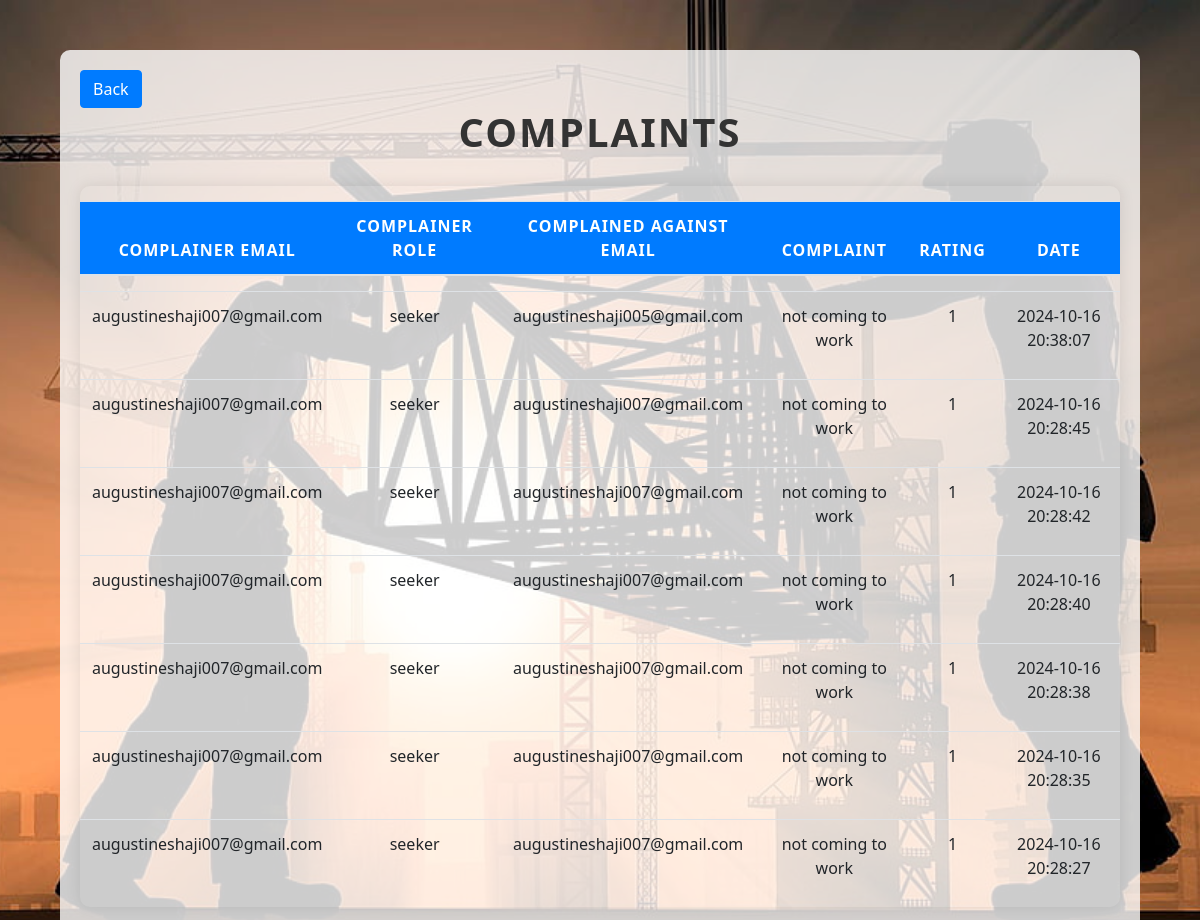
Page /admin_view_reviews.php on the earlier database version.
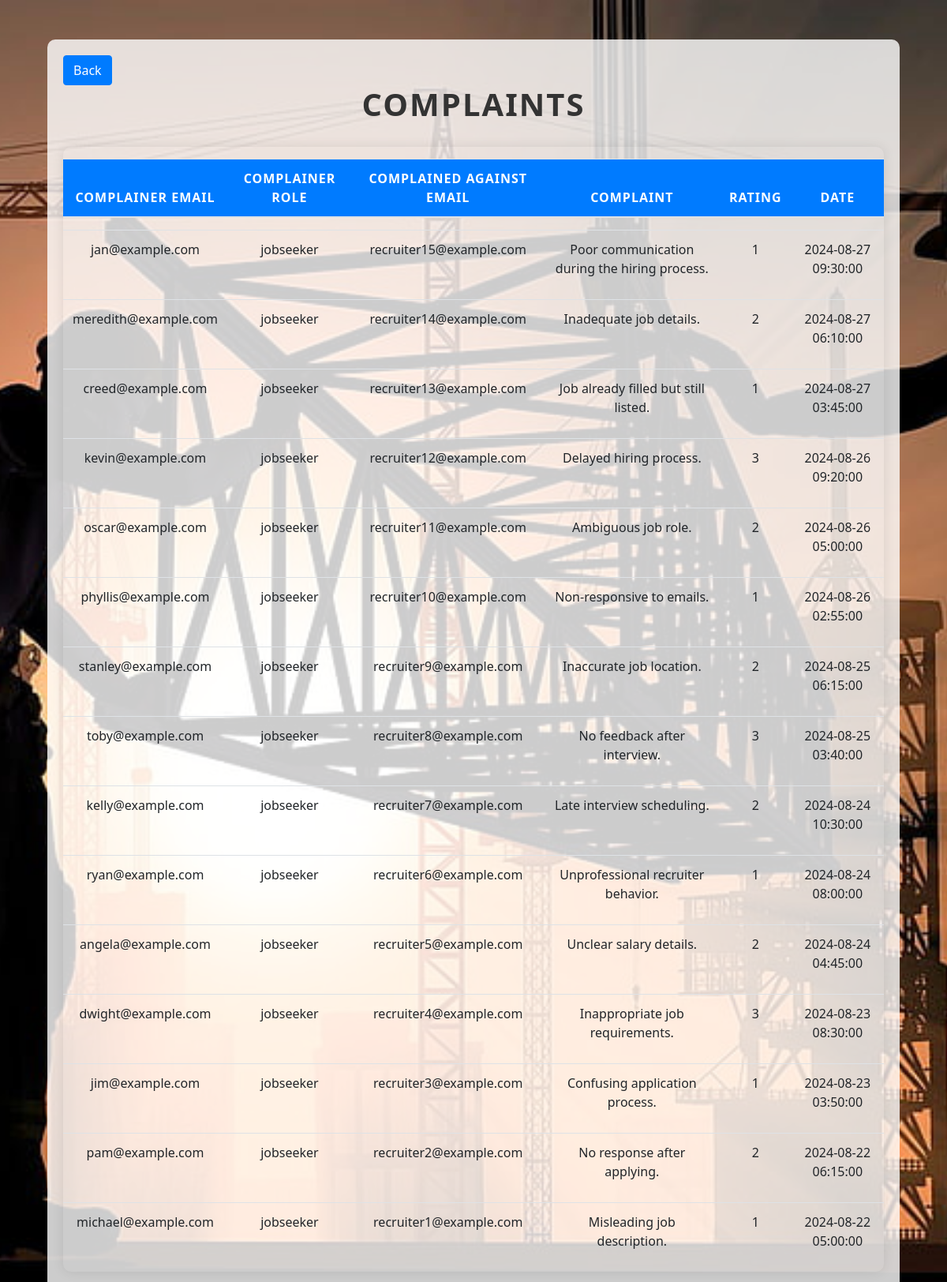
Same page on the later database version.
### tables this page shows
CREATE TABLE `complaints` (
  `id` int(11) NOT NULL,
  `complainer_email` varchar(255) DEFAULT NULL,
  `complainer_role` varchar(50) DEFAULT NULL,
  `complained_against_email` varchar(255) DEFAULT NULL,
  `complaint` text DEFAULT NULL,
  `rating` int(11) DEFAULT NULL,
  `created_at` timestamp NOT NULL DEFAULT current_timestamp()
);

### admin_view_reviews.php (the view, shortened to what this page needs)
<?php
include('connection.php');
?>
<!DOCTYPE html>
<html lang="en">
<head>
    <link rel="stylesheet" href="https://cdn.jsdelivr.net/npm/bootstrap@4.0.0/dist/css/bootstrap.min.css">
</head>
<body>
<div class="container">
    <button class="btn btn-primary back-button" onclick="history.back()">Back</button>
    <h2>Complaints</h2>
    <table class="table">
        <thead>
        <tr>
            <th scope="col">Complainer Email</th>
            <th scope="col">Complainer Role</th>
            <th scope="col">Complained Against Email</th>
            <th scope="col">Complaint</th>
            <th scope="col">Rating</th>
            <th scope="col">Date</th>
        </tr>
        </thead>
        <tbody>
        <?php
        function getOneStarCount($email, $con) {
            $sql = "SELECT COUNT(*) as one_star_count FROM complaints WHERE complained_against_email = '$email' AND rating = 1";
            $result = mysqli_query($con, $sql);
            return mysqli_fetch_assoc($result)['one_star_count'];
        }
        $sql = "SELECT * FROM complaints ORDER BY created_at DESC";
        $result = mysqli_query($con, $sql);
        if ($result && mysqli_num_rows($result) > 0) {
            while ($row = mysqli_fetch_assoc($result)) {
                $complained_email = $row['complained_against_email'];
                $one_star_count = getOneStarCount($complained_email, $con);
                $highlight_class = '';
                echo '<tr class="' . $highlight_class . '">';
                echo '<td>'.$row['complainer_email'].'</td>';
                echo '<td>'.$row['complainer_role'].'</td>';
                echo '<td>'.$row['complained_against_email'].'</td>';
                echo '<td>'.$row['complaint'].'</td>';
                echo '<td>'.$row['rating'].'</td>';
                echo '<td>'.$row['created_at'].'</td>';
                echo '</tr>';
            }
        } else {
            echo '<tr><td colspan="6">No complaints found.</td></tr>';
        }
        ?>
        </tbody>
    </table>
</div>
</body>
</html>

### admin_view_reviews.php (style rules this page uses)
body { background: url('desktop-wallpaper-construction-worker-construction-work - Copy.jpg') no-repeat center center fixed; background-size: cover; font-family: 'Segoe UI', Tahoma, Geneva, Verdana, sans-serif; margin: 0; padding: 0; }
.container { margin-top: 50px; max-width: 90%; background-color: rgba(255, 255, 255, 0.8); padding: 20px; border-radius: 10px; margin-bottom: 20px; }
h2 { text-align: center; margin-bottom: 30px; color: #333; font-weight: bold; font-size: 2.5rem; text-transform: uppercase; letter-spacing: 2px; }
table { width: 100%; border-collapse: separate; border-spacing: 0 15px; background-color: #ffffff; border-radius: 10px; box-shadow: 0 0 15px rgba(0, 0, 0, 0.1); overflow: hidden; }
th { background-color: #007bff; color: #ffffff; text-transform: uppercase; letter-spacing: 1px; padding: 15px; }
td, th { text-align: center; padding: 15px; }
tr { transition: background-color 0.3s ease; }

Differences in the rows shown:
removed complaints: complainer_email "augustineshaji007@gmail.com", complainer_role "seeker", complained_against_email "augustineshaji005@gmail.com", complaint "not coming to work", rating "1", created_at "2024-10-16 20:38:07"
removed complaints: complainer_email "augustineshaji007@gmail.com", complainer_role "seeker", complained_against_email "augustineshaji007@gmail.com", complaint "not coming to work", rating "1", created_at "2024-10-16 20:28:40"
removed complaints: complainer_email "augustineshaji007@gmail.com", complainer_role "seeker", complained_against_email "augustineshaji007@gmail.com", complaint "not coming to work", rating "1", created_at "2024-10-16 20:28:38"
removed complaints: complainer_email "augustineshaji007@gmail.com", complainer_role "seeker", complained_against_email "augustineshaji007@gmail.com", complaint "not coming to work", rating "1", created_at "2024-10-16 20:28:35"
removed complaints: complainer_email "augustineshaji007@gmail.com", complainer_role "seeker", complained_against_email "augustineshaji007@gmail.com", complaint "not coming to work", rating "1", created_at "2024-10-16 20:28:27"
added complaints: complainer_email "jan@example.com", complainer_role "jobseeker", complained_against_email "recruiter15@example.com", complaint "Poor communication during the hiring process.", rating "1", created_at "2024-08-27 09:30:00"
added complaints: complainer_email "meredith@example.com", complainer_role "jobseeker", complained_against_email "recruiter14@example.com", complaint "Inadequate job details.", rating "2", created_at "2024-08-27 06:10:00"
added complaints: complainer_email "creed@example.com", complainer_role "jobseeker", complained_against_email "recruiter13@example.com", complaint "Job already filled but still listed.", rating "1", created_at "2024-08-27 03:45:00"
added complaints: complainer_email "kevin@example.com", complainer_role "jobseeker", complained_against_email "recruiter12@example.com", complaint "Delayed hiring process.", rating "3", created_at "2024-08-26 09:20:00"
added complaints: complainer_email "oscar@example.com", complainer_role "jobseeker", complained_against_email "recruiter11@example.com", complaint "Ambiguous job role.", rating "2", created_at "2024-08-26 05:00:00"
added complaints: complainer_email "phyllis@example.com", complainer_role "jobseeker", complained_against_email "recruiter10@example.com", complaint "Non-responsive to emails.", rating "1", created_at "2024-08-26 02:55:00"
added complaints: complainer_email "stanley@example.com", complainer_role "jobseeker", complained_against_email "recruiter9@example.com", complaint "Inaccurate job location.", rating "2", created_at "2024-08-25 06:15:00"
added complaints: complainer_email "toby@example.com", complainer_role "jobseeker", complained_against_email "recruiter8@example.com", complaint "No feedback after interview.", rating "3", created_at "2024-08-25 03:40:00"
added complaints: complainer_email "kelly@example.com", complainer_role "jobseeker", complained_against_email "recruiter7@example.com", complaint "Late interview scheduling.", rating "2", created_at "2024-08-24 10:30:00"
changed complaints: complainer_email "augustineshaji007@gmail.com" → "ryan@example.com"; complainer_role "seeker" → "jobseeker"; complained_against_email "augustineshaji007@gmail.com" → "recruiter6@example.com"; complaint "not coming to work" → "Unprofessional recruiter behavior."; created_at "2024-10-16 20:28:45" → "2024-08-24 08:00:00"
changed complaints: complainer_email "augustineshaji007@gmail.com" → "angela@example.com"; complainer_role "seeker" → "jobseeker"; complained_against_email "augustineshaji007@gmail.com" → "recruiter5@example.com"; complaint "not coming to work" → "Unclear salary details."; rating "1" → "2"; created_at "2024-10-16 20:28:42" → "2024-08-24 04:45:00"
added complaints: complainer_email "dwight@example.com", complainer_role "jobseeker", complained_against_email "recruiter4@example.com", complaint "Inappropriate job requirements.", rating "3", created_at "2024-08-23 08:30:00"
added complaints: complainer_email "jim@example.com", complainer_role "jobseeker", complained_against_email "recruiter3@example.com", complaint "Confusing application process.", rating "1", created_at "2024-08-23 03:50:00"
added complaints: complainer_email "pam@example.com", complainer_role "jobseeker", complained_against_email "recruiter2@example.com", complaint "No response after applying.", rating "2", created_at "2024-08-22 06:15:00"
added complaints: complainer_email "michael@example.com", complainer_role "jobseeker", complained_against_email "recruiter1@example.com", complaint "Misleading job description.", rating "1", created_at "2024-08-22 05:00:00"
